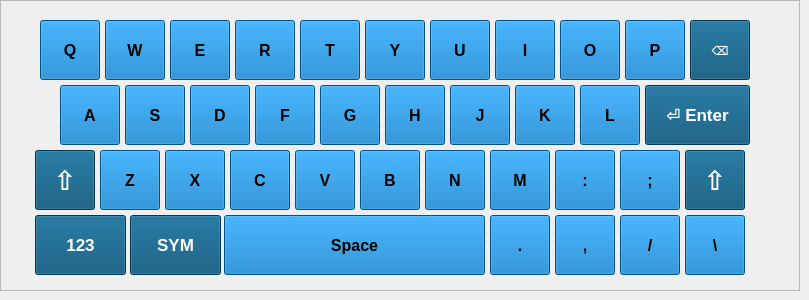
      <widget class="QWidget" name="page_8">
       <widget class="QFrame" name="frame_3">
        <property name="geometry">
         <rect>
          <x>0</x>
          <y>0</y>
          <width>800</width>
          <height>291</height>
         </rect>
        </property>
        <property name="font">
         <font>
          <weight>75</weight>
          <bold>true</bold>
         </font>
        </property>
        <property name="styleSheet">
         <string notr="true">background:rgb(93, 93, 93)
/*background:qlineargradient(spread:repeat, x1:0.510204, y1:1, x2:0.505, y2:0, stop:0 rgba(22,33,55,255), stop:1 rgba(60,98,109,255));
color:rgb(255, 255, 255);
</string>
        </property>
        <property name="frameShape">
         <enum>QFrame::StyledPanel</enum>
        </property>
        <property name="frameShadow">
         <enum>QFrame::Raised</enum>
        </property>
        <widget class="QPushButton" name="pushButton">
         <property name="geometry">
          <rect>
           <x>40</x>
           <y>20</y>
           <width>60</width>
           <height>60</height>
          </rect>
         </property>
         <property name="font">
          <font>
           <pointsize>12</pointsize>
           <weight>75</weight>
           <bold>true</bold>
          </font>
         </property>
         <property name="styleSheet">
          <string notr="true">background:rgb(1, 114, 192);
color:rgb(0,0,0);</string>
         </property>
         <property name="text">
          <string>Q</string>
         </property>
        </widget>
        <widget class="QPushButton" name="pushButton_2">
         <property name="geometry">
          <rect>
           <x>105</x>
           <y>20</y>
           <width>60</width>
           <height>60</height>
          </rect>
         </property>
         <property name="font">
          <font>
           <pointsize>12</pointsize>
           <weight>75</weight>
           <bold>true</bold>
          </font>
         </property>
         <property name="styleSheet">
          <string notr="true">background:rgb(1, 114, 192);
color:rgb(0,0,0);</string>
         </property>
         <property name="text">
          <string>W</string>
         </property>
        </widget>
        <widget class="QPushButton" name="pushButton_5">
         <property name="geometry">
          <rect>
           <x>235</x>
           <y>20</y>
           <width>60</width>
           <height>60</height>
          </rect>
         </property>
         <property name="font">
          <font>
           <pointsize>12</pointsize>
           <weight>75</weight>
           <bold>true</bold>
          </font>
         </property>
         <property name="styleSheet">
          <string notr="true">background:rgb(1, 114, 192);
color:rgb(0,0,0);</string>
         </property>
         <property name="text">
          <string>R</string>
         </property>
        </widget>
        <widget class="QPushButton" name="pushButton_6">
         <property name="geometry">
          <rect>
           <x>170</x>
           <y>20</y>
           <width>60</width>
           <height>60</height>
          </rect>
         </property>
         <property name="font">
          <font>
           <pointsize>12</pointsize>
           <weight>75</weight>
           <bold>true</bold>
          </font>
         </property>
         <property name="styleSheet">
          <string notr="true">background:rgb(1, 114, 192);
color:rgb(0,0,0);</string>
         </property>
         <property name="text">
          <string>E</string>
         </property>
        </widget>
        <widget class="QPushButton" name="pushButton_11">
         <property name="geometry">
          <rect>
           <x>495</x>
           <y>20</y>
           <width>60</width>
           <height>60</height>
          </rect>
         </property>
         <property name="font">
          <font>
           <pointsize>12</pointsize>
           <weight>75</weight>
           <bold>true</bold>
          </font>
         </property>
         <property name="styleSheet">
          <string notr="true">background:rgb(1, 114, 192);
color:rgb(0,0,0);</string>
         </property>
         <property name="text">
          <string>I</string>
         </property>
        </widget>
        <widget class="QPushButton" name="pushButton_12">
         <property name="geometry">
          <rect>
           <x>365</x>
           <y>20</y>
           <width>60</width>
           <height>60</height>
          </rect>
         </property>
         <property name="font">
          <font>
           <pointsize>12</pointsize>
           <weight>75</weight>
           <bold>true</bold>
          </font>
         </property>
         <property name="styleSheet">
          <string notr="true">background:rgb(1, 114, 192);
color:rgb(0,0,0);</string>
         </property>
         <property name="text">
          <string>Y</string>
         </property>
        </widget>
        <widget class="QPushButton" name="pushButton_13">
         <property name="geometry">
          <rect>
           <x>430</x>
           <y>20</y>
           <width>60</width>
           <height>60</height>
          </rect>
         </property>
         <property name="font">
          <font>
           <pointsize>12</pointsize>
           <weight>75</weight>
           <bold>true</bold>
          </font>
         </property>
         <property name="styleSheet">
          <string notr="true">background:rgb(1, 114, 192);
color:rgb(0,0,0);</string>
         </property>
         <property name="text">
          <string>U</string>
         </property>
        </widget>
        <widget class="QPushButton" name="pushButton_14">
         <property name="geometry">
          <rect>
           <x>300</x>
           <y>20</y>
           <width>60</width>
           <height>60</height>
          </rect>
         </property>
         <property name="font">
          <font>
           <pointsize>12</pointsize>
           <weight>75</weight>
           <bold>true</bold>
          </font>
         </property>
         <property name="styleSheet">
          <string notr="true">background:rgb(1, 114, 192);
color:rgb(0,0,0);</string>
         </property>
         <property name="text">
          <string>T</string>
         </property>
        </widget>
        <widget class="QPushButton" name="pushButton_15">
         <property name="geometry">
          <rect>
           <x>690</x>
           <y>20</y>
           <width>60</width>
           <height>60</height>
          </rect>
         </property>
         <property name="font">
          <font>
           <weight>75</weight>
           <bold>true</bold>
          </font>
         </property>
         <property name="styleSheet">
          <string notr="true">background-color:rgb(0, 77, 116);
color:rgb(255, 255, 255);</string>
         </property>
         <property name="text">
          <string>⌫</string>
         </property>
        </widget>
        <widget class="QPushButton" name="pushButton_16">
         <property name="geometry">
          <rect>
           <x>625</x>
           <y>20</y>
           <width>60</width>
           <height>60</height>
          </rect>
         </property>
         <property name="font">
          <font>
           <pointsize>12</pointsize>
           <weight>75</weight>
           <bold>true</bold>
          </font>
         </property>
         <property name="styleSheet">
          <string notr="true">background:rgb(1, 114, 192);
color:rgb(0,0,0);</string>
         </property>
         <property name="text">
          <string>P</string>
         </property>
        </widget>
        <widget class="QPushButton" name="pushButton_18">
         <property name="geometry">
          <rect>
           <x>560</x>
           <y>20</y>
           <width>60</width>
           <height>60</height>
          </rect>
         </property>
         <property name="font">
          <font>
           <pointsize>12</pointsize>
           <weight>75</weight>
           <bold>true</bold>
          </font>
         </property>
         <property name="styleSheet">
          <string notr="true">background:rgb(1, 114, 192);
color:rgb(0,0,0);</string>
         </property>
         <property name="text">
          <string>O</string>
         </property>
        </widget>
        <widget class="QPushButton" name="pushButton_19">
         <property name="geometry">
          <rect>
           <x>255</x>
           <y>85</y>
           <width>60</width>
           <height>60</height>
          </rect>
         </property>
         <property name="font">
          <font>
           <pointsize>12</pointsize>
           <weight>75</weight>
           <bold>true</bold>
          </font>
         </property>
         <property name="styleSheet">
          <string notr="true">background:rgb(1, 114, 192);
color:rgb(0,0,0);</string>
         </property>
         <property name="text">
          <string>F</string>
         </property>
        </widget>
        <widget class="QPushButton" name="pushButton_20">
         <property name="geometry">
          <rect>
           <x>125</x>
           <y>85</y>
           <width>60</width>
           <height>60</height>
          </rect>
         </property>
         <property name="font">
          <font>
           <pointsize>12</pointsize>
           <weight>75</weight>
           <bold>true</bold>
          </font>
         </property>
         <property name="styleSheet">
          <string notr="true">background:rgb(1, 114, 192);
color:rgb(0,0,0);</string>
         </property>
         <property name="text">
          <string>S</string>
         </property>
        </widget>
        <widget class="QPushButton" name="pushButton_21">
         <property name="geometry">
          <rect>
           <x>190</x>
           <y>85</y>
           <width>60</width>
           <height>60</height>
          </rect>
         </property>
         <property name="font">
          <font>
           <pointsize>12</pointsize>
           <weight>75</weight>
           <bold>true</bold>
          </font>
         </property>
         <property name="styleSheet">
          <string notr="true">background:rgb(1, 114, 192);
color:rgb(0,0,0);</string>
         </property>
         <property name="text">
          <string>D</string>
         </property>
        </widget>
        <widget class="QPushButton" name="pushButton_22">
         <property name="geometry">
          <rect>
           <x>450</x>
           <y>85</y>
           <width>60</width>
           <height>60</height>
          </rect>
         </property>
         <property name="font">
          <font>
           <pointsize>12</pointsize>
           <weight>75</weight>
           <bold>true</bold>
          </font>
         </property>
         <property name="styleSheet">
          <string notr="true">background:rgb(1, 114, 192);
color:rgb(0,0,0);</string>
         </property>
         <property name="text">
          <string>J</string>
         </property>
        </widget>
        <widget class="QPushButton" name="pushButton_23">
         <property name="geometry">
          <rect>
           <x>515</x>
           <y>85</y>
           <width>60</width>
           <height>60</height>
          </rect>
         </property>
         <property name="font">
          <font>
           <pointsize>12</pointsize>
           <weight>75</weight>
           <bold>true</bold>
          </font>
         </property>
         <property name="styleSheet">
          <string notr="true">background:rgb(1, 114, 192);
color:rgb(0,0,0);</string>
         </property>
         <property name="text">
          <string>K</string>
         </property>
        </widget>
        <widget class="QPushButton" name="pushButton_25">
         <property name="geometry">
          <rect>
           <x>385</x>
           <y>85</y>
           <width>60</width>
           <height>60</height>
          </rect>
         </property>
         <property name="font">
          <font>
           <pointsize>12</pointsize>
           <weight>75</weight>
           <bold>true</bold>
          </font>
         </property>
         <property name="styleSheet">
          <string notr="true">background:rgb(1, 114, 192);
color:rgb(0,0,0);</string>
         </property>
         <property name="text">
          <string>H</string>
         </property>
        </widget>
        <widget class="QPushButton" name="pushButton_26">
         <property name="geometry">
          <rect>
           <x>645</x>
           <y>85</y>
           <width>105</width>
           <height>60</height>
          </rect>
         </property>
         <property name="font">
          <font>
           <pointsize>13</pointsize>
           <weight>75</weight>
           <bold>true</bold>
          </font>
         </property>
         <property name="styleSheet">
          <string notr="true">background-color:rgb(0, 77, 116);
color:rgb(255, 255, 255);</string>
         </property>
         <property name="text">
          <string>⏎ Enter</string>
         </property>
        </widget>
        <widget class="QPushButton" name="pushButton_27">
         <property name="geometry">
          <rect>
           <x>60</x>
           <y>85</y>
           <width>60</width>
           <height>60</height>
          </rect>
         </property>
         <property name="font">
          <font>
           <pointsize>12</pointsize>
           <weight>75</weight>
           <bold>true</bold>
          </font>
         </property>
         <property name="styleSheet">
          <string notr="true">background:rgb(1, 114, 192);
color:rgb(0,0,0);</string>
         </property>
         <property name="text">
          <string>A</string>
         </property>
        </widget>
        <widget class="QPushButton" name="pushButton_28">
         <property name="geometry">
          <rect>
           <x>320</x>
           <y>85</y>
           <width>60</width>
           <height>60</height>
          </rect>
         </property>
         <property name="font">
          <font>
           <pointsize>12</pointsize>
           <weight>75</weight>
           <bold>true</bold>
          </font>
         </property>
         <property name="styleSheet">
          <string notr="true">background:rgb(1, 114, 192);
color:rgb(0,0,0);</string>
         </property>
         <property name="text">
          <string>G</string>
         </property>
        </widget>
        <widget class="QPushButton" name="pushButton_29">
         <property name="geometry">
          <rect>
           <x>580</x>
           <y>85</y>
           <width>60</width>
           <height>60</height>
          </rect>
         </property>
         <property name="font">
          <font>
           <pointsize>12</pointsize>
           <weight>75</weight>
           <bold>true</bold>
          </font>
         </property>
         <property name="styleSheet">
          <string notr="true">background:rgb(1, 114, 192);
color:rgb(0,0,0);</string>
         </property>
         <property name="text">
          <string>L</string>
         </property>
        </widget>
        <widget class="QPushButton" name="pushButton_24">
         <property name="geometry">
          <rect>
           <x>555</x>
           <y>150</y>
           <width>60</width>
           <height>60</height>
          </rect>
         </property>
         <property name="font">
          <font>
           <pointsize>12</pointsize>
           <weight>75</weight>
           <bold>true</bold>
          </font>
         </property>
         <property name="styleSheet">
          <string notr="true">background:rgb(1, 114, 192);
color:rgb(0,0,0);</string>
         </property>
         <property name="text">
          <string>:</string>
         </property>
        </widget>
        <widget class="QPushButton" name="pushButton_7">
         <property name="geometry">
          <rect>
           <x>230</x>
           <y>150</y>
           <width>60</width>
           <height>60</height>
          </rect>
         </property>
         <property name="font">
          <font>
           <pointsize>12</pointsize>
           <weight>75</weight>
           <bold>true</bold>
          </font>
         </property>
         <property name="styleSheet">
          <string notr="true">background:rgb(1, 114, 192);
color:rgb(0,0,0);</string>
         </property>
         <property name="text">
          <string>C</string>
         </property>
        </widget>
        <widget class="QPushButton" name="pushButton_17">
         <property name="geometry">
          <rect>
           <x>620</x>
           <y>150</y>
           <width>60</width>
           <height>60</height>
          </rect>
         </property>
         <property name="font">
          <font>
           <pointsize>12</pointsize>
           <weight>75</weight>
           <bold>true</bold>
          </font>
         </property>
         <property name="styleSheet">
          <string notr="true">background:rgb(1, 114, 192);
color:rgb(0,0,0);</string>
         </property>
         <property name="text">
          <string>;</string>
         </property>
        </widget>
        <widget class="QPushButton" name="pushButton_3">
         <property name="geometry">
          <rect>
           <x>35</x>
           <y>150</y>
           <width>60</width>
           <height>60</height>
          </rect>
         </property>
         <property name="font">
          <font>
           <pointsize>20</pointsize>
           <weight>75</weight>
           <bold>true</bold>
          </font>
         </property>
         <property name="styleSheet">
          <string notr="true">background-color:rgb(0, 77, 116);
color:rgb(255, 255, 255);</string>
         </property>
         <property name="text">
          <string>⇧</string>
         </property>
        </widget>
        <widget class="QPushButton" name="pushButton_30">
         <property name="geometry">
          <rect>
           <x>425</x>
           <y>150</y>
           <width>60</width>
           <height>60</height>
          </rect>
         </property>
         <property name="font">
          <font>
           <pointsize>12</pointsize>
           <weight>75</weight>
           <bold>true</bold>
          </font>
         </property>
         <property name="styleSheet">
          <string notr="true">background:rgb(1, 114, 192);
color:rgb(0,0,0);</string>
         </property>
         <property name="text">
          <string>N</string>
         </property>
        </widget>
        <widget class="QPushButton" name="pushButton_31">
         <property name="geometry">
          <rect>
           <x>490</x>
           <y>150</y>
           <width>60</width>
           <height>60</height>
          </rect>
         </property>
         <property name="font">
          <font>
           <pointsize>12</pointsize>
           <weight>75</weight>
           <bold>true</bold>
          </font>
         </property>
         <property name="styleSheet">
          <string notr="true">background:rgb(1, 114, 192);
color:rgb(0,0,0);</string>
         </property>
         <property name="text">
          <string>M</string>
         </property>
        </widget>
        <widget class="QPushButton" name="pushButton_8">
         <property name="geometry">
          <rect>
           <x>165</x>
           <y>150</y>
           <width>60</width>
           <height>60</height>
          </rect>
         </property>
         <property name="font">
          <font>
           <pointsize>12</pointsize>
           <weight>75</weight>
           <bold>true</bold>
          </font>
         </property>
         <property name="styleSheet">
          <string notr="true">background:rgb(1, 114, 192);
color:rgb(0,0,0);</string>
         </property>
         <property name="text">
          <string>X</string>
         </property>
        </widget>
        <widget class="QPushButton" name="pushButton_32">
         <property name="geometry">
          <rect>
           <x>685</x>
           <y>150</y>
           <width>60</width>
           <height>60</height>
          </rect>
         </property>
         <property name="font">
          <font>
           <pointsize>20</pointsize>
           <weight>75</weight>
           <bold>true</bold>
          </font>
         </property>
         <property name="styleSheet">
          <string notr="true">background-color:rgb(0, 77, 116);
color:rgb(255, 255, 255);</string>
         </property>
         <property name="text">
          <string>⇧</string>
         </property>
        </widget>
        <widget class="QPushButton" name="pushButton_33">
         <property name="geometry">
          <rect>
           <x>295</x>
           <y>150</y>
           <width>60</width>
           <height>60</height>
          </rect>
         </property>
         <property name="font">
          <font>
           <pointsize>12</pointsize>
           <weight>75</weight>
           <bold>true</bold>
          </font>
         </property>
         <property name="styleSheet">
          <string notr="true">background:rgb(1, 114, 192);
color:rgb(0,0,0);</string>
         </property>
         <property name="text">
          <string>V</string>
         </property>
        </widget>
        <widget class="QPushButton" name="pushButton_4">
         <property name="geometry">
          <rect>
           <x>100</x>
           <y>150</y>
           <width>60</width>
           <height>60</height>
          </rect>
         </property>
         <property name="font">
          <font>
           <pointsize>12</pointsize>
           <weight>75</weight>
           <bold>true</bold>
          </font>
         </property>
         <property name="styleSheet">
          <string notr="true">background:rgb(1, 114, 192);
color:rgb(0,0,0);</string>
         </property>
         <property name="text">
          <string>Z</string>
         </property>
        </widget>
        <widget class="QPushButton" name="pushButton_34">
         <property name="geometry">
          <rect>
           <x>360</x>
           <y>150</y>
           <width>60</width>
           <height>60</height>
          </rect>
         </property>
         <property name="font">
          <font>
           <pointsize>12</pointsize>
           <weight>75</weight>
           <bold>true</bold>
          </font>
         </property>
         <property name="styleSheet">
          <string notr="true">background:rgb(1, 114, 192);
color:rgb(0,0,0);</string>
         </property>
         <property name="text">
          <string>B</string>
         </property>
        </widget>
        <widget class="QPushButton" name="pushButton_65">
         <property name="geometry">
          <rect>
           <x>620</x>
           <y>215</y>
           <width>60</width>
           <height>60</height>
          </rect>
         </property>
         <property name="font">
          <font>
           <pointsize>12</pointsize>
           <weight>75</weight>
           <bold>true</bold>
          </font>
         </property>
         <property name="styleSheet">
          <string notr="true">background:rgb(1, 114, 192);
color:rgb(0,0,0);</string>
         </property>
         <property name="text">
          <string>/</string>
         </property>
        </widget>
        <widget class="QPushButton" name="pushButton_66">
         <property name="geometry">
          <rect>
           <x>35</x>
           <y>215</y>
           <width>91</width>
           <height>60</height>
          </rect>
         </property>
         <property name="font">
          <font>
           <pointsize>13</pointsize>
           <weight>75</weight>
           <bold>true</bold>
          </font>
         </property>
         <property name="styleSheet">
          <string notr="true">background-color:rgb(0, 77, 116);
color:rgb(255, 255, 255);</string>
         </property>
         <property name="text">
          <string>123</string>
         </property>
        </widget>
        <widget class="QPushButton" name="pushButton_67">
         <property name="geometry">
          <rect>
           <x>555</x>
           <y>215</y>
           <width>60</width>
           <height>60</height>
          </rect>
         </property>
         <property name="font">
          <font>
           <pointsize>12</pointsize>
           <weight>75</weight>
           <bold>true</bold>
          </font>
         </property>
         <property name="styleSheet">
          <string notr="true">background:rgb(1, 114, 192);
color:rgb(0,0,0);</string>
         </property>
         <property name="text">
          <string>,</string>
         </property>
        </widget>
        <widget class="QPushButton" name="pushButton_68">
         <property name="geometry">
          <rect>
           <x>224</x>
           <y>215</y>
           <width>261</width>
           <height>60</height>
          </rect>
         </property>
         <property name="font">
          <font>
           <pointsize>12</pointsize>
           <weight>75</weight>
           <bold>true</bold>
          </font>
         </property>
         <property name="styleSheet">
          <string notr="true">background:rgb(1, 114, 192);
color:rgb(0,0,0);</string>
         </property>
         <property name="text">
          <string>Space</string>
         </property>
        </widget>
        <widget class="QPushButton" name="pushButton_69">
         <property name="geometry">
          <rect>
           <x>490</x>
           <y>215</y>
           <width>60</width>
           <height>60</height>
          </rect>
         </property>
         <property name="font">
          <font>
           <pointsize>12</pointsize>
           <weight>75</weight>
           <bold>true</bold>
          </font>
         </property>
         <property name="styleSheet">
          <string notr="true">background:rgb(1, 114, 192);
color:rgb(0,0,0);</string>
         </property>
         <property name="text">
          <string>.</string>
         </property>
        </widget>
        <widget class="QPushButton" name="pushButton_70">
         <property name="geometry">
          <rect>
           <x>685</x>
           <y>215</y>
           <width>60</width>
           <height>60</height>
          </rect>
         </property>
         <property name="font">
          <font>
           <pointsize>12</pointsize>
           <weight>75</weight>
           <bold>true</bold>
          </font>
         </property>
         <property name="styleSheet">
          <string notr="true">background:rgb(1, 114, 192);
color:rgb(0,0,0);</string>
         </property>
         <property name="text">
          <string>\</string>
         </property>
        </widget>
        <widget class="QPushButton" name="pushButton_167">
         <property name="geometry">
          <rect>
           <x>130</x>
           <y>215</y>
           <width>91</width>
           <height>60</height>
          </rect>
         </property>
         <property name="font">
          <font>
           <pointsize>13</pointsize>
           <weight>75</weight>
           <bold>true</bold>
          </font>
         </property>
         <property name="styleSheet">
          <string notr="true">background-color:rgb(0, 77, 116);
color:rgb(255, 255, 255);</string>
         </property>
         <property name="text">
          <string>SYM</string>
         </property>
        </widget>
       </widget>
      </widget>
